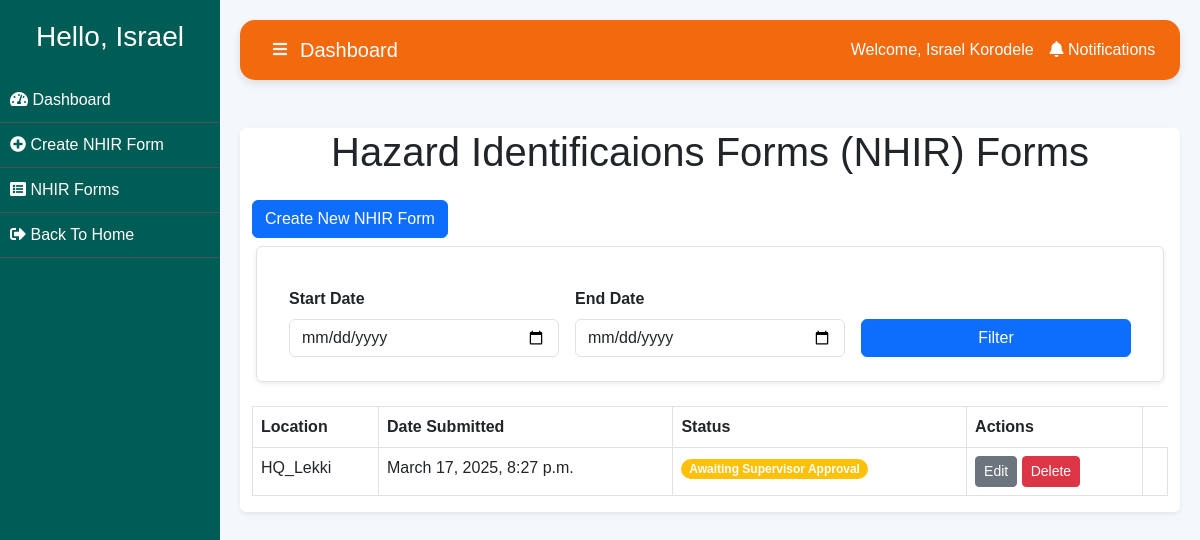
Before: /nhis_list/ (signed in) with the older database file.
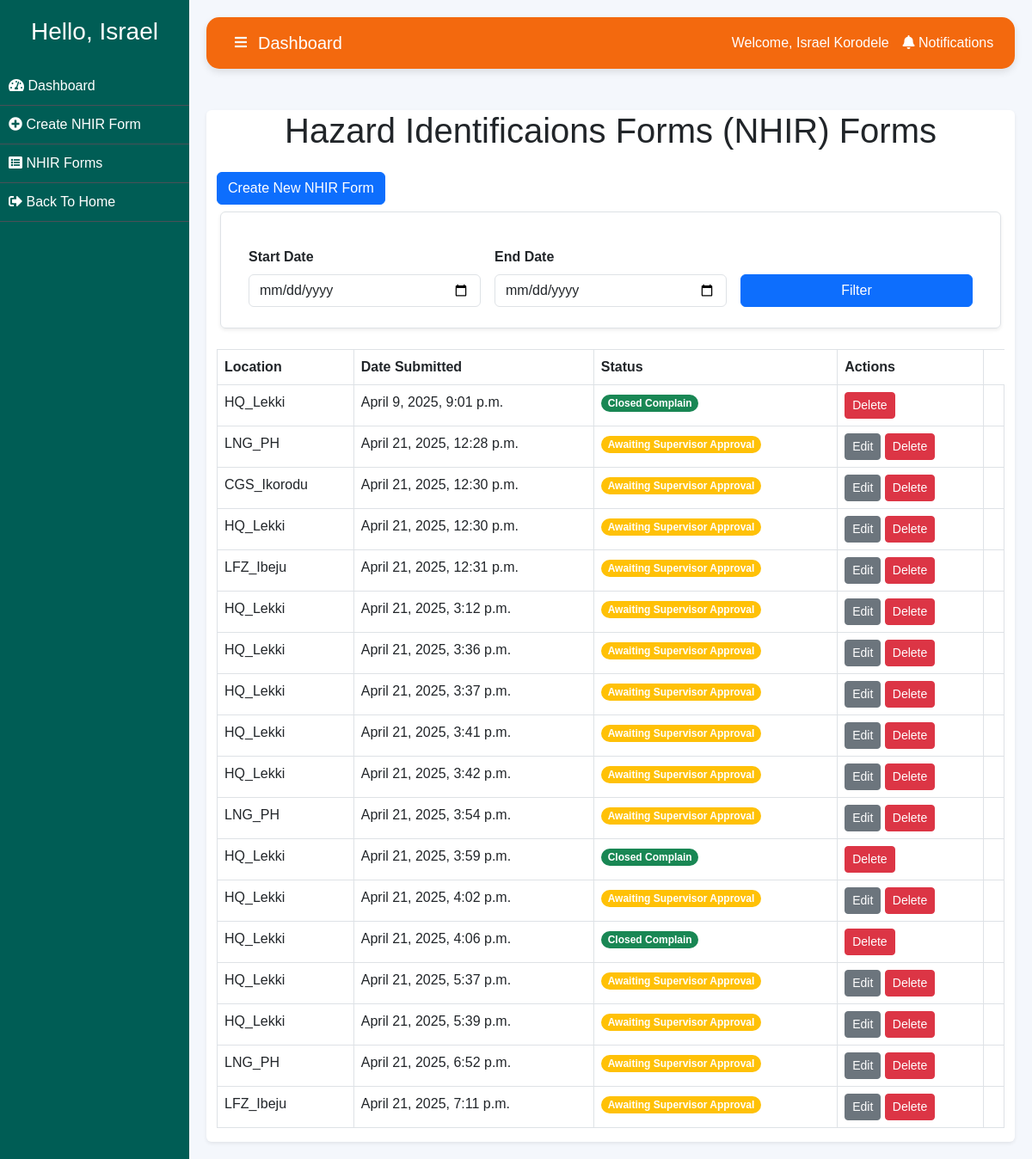
After: the same page with the newer database file.
### app/models.py (models this page shows, shortened)
class NHISForm(models.Model):
    user = models.ForeignKey(User, null=True, on_delete=models.CASCADE)
    date_submitted = models.DateTimeField(auto_now_add=True, null=True)
    location = models.CharField(max_length=50, choices=[
        ('HQ_Lekki', 'HQ_Lekki'),
        ('CGS_Ikorodu', 'CGS_Ikorodu'),
        ('LNG_PH', 'LNG_PH'),
        ('LFZ_Ibeju', 'LFZ_Ibeju'),
    ], blank=True, null=True)
    date = models.DateField(null=True)
    question = models.CharField(max_length=7, choices=[('option1', 'Option 1'), ('option2', 'Option 2')], null=True)
    hazard = models.ManyToManyField(Hazards, blank=True)
    risk_type = models.CharField(max_length=255, choices=[
        ('UA', 'UA (Unsafe Act)'),
        ('UC', 'UC (Unsafe Condition)'),
        ('NM', 'NM (Near Miss)'),
        ('ACD', 'ACD (Accident)'),
        ('NC', 'NC (Non-Conformity)'),
    ], blank=True, null=True)
    ram_rating = models.CharField(max_length=255, choices=[
        ('High', 'High'),
        ('Medium', 'Medium'),
        ('Low', 'Low'),
    ], blank=True, null=True)
    observation = models.TextField(blank=True)
    action_taken = models.TextField(blank=True)
    preventive_action = models.TextField(blank=True)
    responsible_party = models.CharField(max_length=7, choices=[('HSEQ', 'HSEQ')], default='HSEQ', null=True)
    target_date = models.DateField(null=True)
    observed_by = models.CharField(max_length=255, null=True)
    dept = models.CharField(max_length=255, choices=[
        ('Admin', 'Admin'),
        ('BDS', 'BDS'),
        ('DC', 'DC'),
        ('ER', 'ER'),
        ('FVC', 'FVC'),
        ('HR', 'HR'),
        ('HSE', 'HSE'),
        ('IAC', 'IAC'),
        ('IT', 'IT'),
        ('LRC', 'LRC'),
        ('TS', 'TS'),
    ], blank=True, null=True)
    observed_date = models.DateField(null=True)
    status = models.CharField(
        max_length=20,
        choices=[
            ('awaiting_supervisor', 'Awaiting Supervisor Approval'),
            ('awaiting_manager', 'Awaiting Manager Approval'),
            ('closed', 'Closed'),
            ('denied', 'Denied'),
        ],
        default='awaiting_supervisor',
    )

### app/decorators.py (the view)
		def wrapper_func(request, *args, **kwargs):
			group = None
			if request.user.groups.exists():
				group = request.user.groups.all()[0].name
			if group in allowed_roles:
				return view_func(request, *args, **kwargs)
			else:
				return HttpResponse('''
                    <h1>You are not authorized to view this page</h1>
                    <button onclick="window.history.back();">Go Back</button>
                ''')

### app/templates/nhis_list.html (shortened to what the changed rows need)
{% extends 'base.html' %}
{% block content %}
<div class="container shadow-sm bg-white mt-6" style="border-radius: 0.375rem;">
    <div class="card-body">
        <h1 class="text-center mb-4 mt-2">Hazard Identificaions Forms (NHIR) Forms</h1>
    <div class="table-responsive">
        <table class="table table-bordered">
            <thead>
                <tr>
                    <th scope="col">Location</th>
                    <th scope="col">Date Submitted</th>
                    <th scope="col">Status</th>
                    <th scope="col">Actions</th>
                </tr>
            </thead>
            <tbody>
                {% if submissions %}
                    {% for submission in submissions %}
                    <tr>
                        <td>{{ submission.location }}</td>
                        <td>{{ submission.date_submitted }}</td>
                        <td>
                            <span class="badge rounded-pill
                                {% if submission.status == 'awaiting_supervisor' %} bg-warning
                                {% elif submission.status == 'awaiting_manager' %} bg-info
                                {% elif submission.status == 'closed' %} bg-success
                                {% elif submission.status == 'denied' %} bg-secondary
                                {% endif %}">
                                {% if submission.status == 'awaiting_supervisor' %} Awaiting Supervisor Approval
                                {% elif submission.status == 'awaiting_manager' %}  Awaiting Manager Approval
                                {% elif submission.status == 'closed' %} Closed Complain
                                {% elif submission.status == 'denied' %} Denied
                                {% endif %}
                            </span>
                        </td>
                        <td>
                            {% if is_staff %}
                                {% if submission.status == 'approved' %}
                                    <a href="#" class="btn btn-sm btn-secondary mb-1">Print</a>
                                    <br>
                                {% elif submission.status == 'awaiting_supervisor' %}
                                    <a href="{% url 'app:edit_nhis_form' submission.pk %}" class="btn btn-sm btn-secondary">Edit</a>
                                {% endif %}
                                <form action="{% url 'app:delete_nhis_form' submission.pk %}" method="post" style="display: inline;" class="pb-2">
                                    <button type="submit" class="btn btn-sm btn-danger">Delete</button>
                                </form>
                            {% elif is_supervisor or is_manager %}
                                <a href="{% url 'app:view_nhis_form' submission.pk %}" class="btn btn-sm btn-info">View</a>
                            {% endif %}
                        </td>
                        <td>
                        </td>
                    </tr>
                    {% endfor %}
                {% else %}
                    <tr>
                        <td colspan="7">No submissions found.</td>
                    </tr>
                {% endif %}
            </tbody>
        </table>
    </div>
</div>
{% endblock content %}

Changed rows visible on the page:
removed NHISForm: location "HQ_Lekki", date_submitted "March 17, 2025, 8:27 p.m.", shows "Awaiting Supervisor Approval", shows "Edit"
added NHISForm: location "HQ_Lekki", date_submitted "April 9, 2025, 9:01 p.m.", status "Closed Complain"
added NHISForm: location "LNG_PH", date_submitted "April 21, 2025, 12:28 p.m.", shows "Awaiting Supervisor Approval", shows "Edit"
added NHISForm: location "CGS_Ikorodu", date_submitted "April 21, 2025, 12:30 p.m.", shows "Awaiting Supervisor Approval", shows "Edit"
added NHISForm: location "HQ_Lekki", date_submitted "April 21, 2025, 12:30 p.m.", shows "Awaiting Supervisor Approval", shows "Edit"
added NHISForm: location "LFZ_Ibeju", date_submitted "April 21, 2025, 12:31 p.m.", shows "Awaiting Supervisor Approval", shows "Edit"
added NHISForm: location "HQ_Lekki", date_submitted "April 21, 2025, 3:12 p.m.", shows "Awaiting Supervisor Approval", shows "Edit"
added NHISForm: location "HQ_Lekki", date_submitted "April 21, 2025, 3:36 p.m.", shows "Awaiting Supervisor Approval", shows "Edit"
added NHISForm: location "HQ_Lekki", date_submitted "April 21, 2025, 3:37 p.m.", shows "Awaiting Supervisor Approval", shows "Edit"
added NHISForm: location "HQ_Lekki", date_submitted "April 21, 2025, 3:41 p.m.", shows "Awaiting Supervisor Approval", shows "Edit"
added NHISForm: location "HQ_Lekki", date_submitted "April 21, 2025, 3:42 p.m.", shows "Awaiting Supervisor Approval", shows "Edit"
added NHISForm: location "LNG_PH", date_submitted "April 21, 2025, 3:54 p.m.", shows "Awaiting Supervisor Approval", shows "Edit"
added NHISForm: location "HQ_Lekki", date_submitted "April 21, 2025, 3:59 p.m.", status "Closed Complain"
added NHISForm: location "HQ_Lekki", date_submitted "April 21, 2025, 4:02 p.m.", shows "Awaiting Supervisor Approval", shows "Edit"
added NHISForm: location "HQ_Lekki", date_submitted "April 21, 2025, 4:06 p.m.", status "Closed Complain"
added NHISForm: location "HQ_Lekki", date_submitted "April 21, 2025, 5:37 p.m.", shows "Awaiting Supervisor Approval", shows "Edit"
added NHISForm: location "HQ_Lekki", date_submitted "April 21, 2025, 5:39 p.m.", shows "Awaiting Supervisor Approval", shows "Edit"
added NHISForm: location "LNG_PH", date_submitted "April 21, 2025, 6:52 p.m.", shows "Awaiting Supervisor Approval", shows "Edit"
added NHISForm: location "LFZ_Ibeju", date_submitted "April 21, 2025, 7:11 p.m.", shows "Awaiting Supervisor Approval", shows "Edit"
